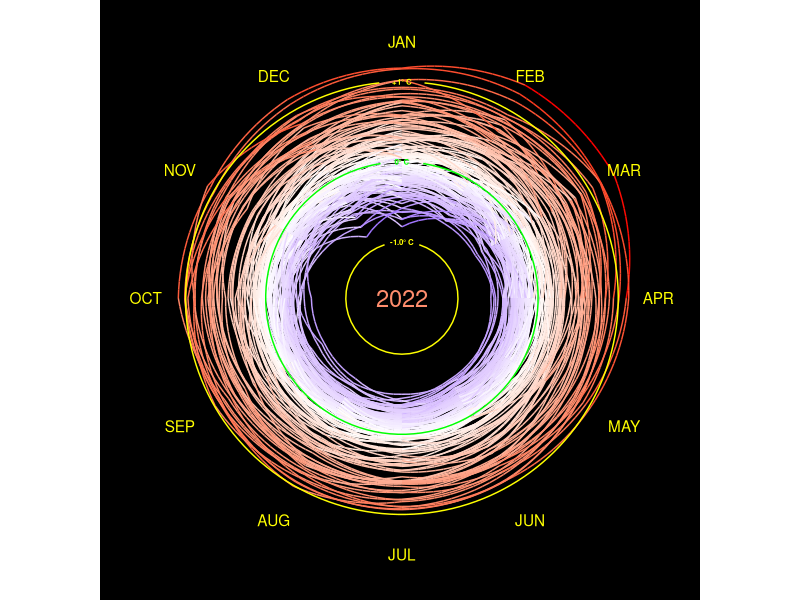
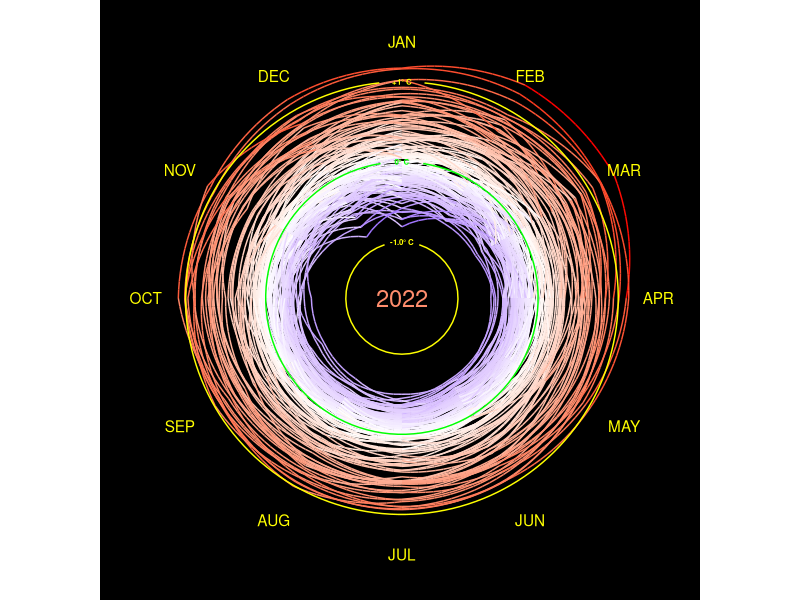

Generate these figures, in order, with R:
library(tidyverse)
library(gganimate)



# Plot: There are data in preceding year and next year.
# Need to create 3 separated dataframes

t_diff <- 
  read_csv("data/GLB.Ts+dSST.csv", skip = 1, na = "***") %>% #load CSV file, skip 1st rows
  select(year = Year, month.abb) %>% #month.abb is constant R build-in. which is the same as our datatype
  # Tidy dataframe by converting month in 1 column accept for year
  #Pivot dataframe for all columns except for year column, Give a name of month column
  pivot_longer(-year, names_to = "month", values_to = "t_diff") %>%
  drop_na() #Ignore NA value
  

# Create 3 Separated dataframe
# Create dataframe for preceding December
# last_dec <-
#   t_diff %>%
#   filter(month == "Dec") %>% #Filter December
#   mutate(year = year + 1,   #Calculate preceding year by using the original data
#          month = "last_Dec") #Rename Dec to last_Dec

# Create dataframe for next Jan
next_jan <-
  t_diff %>%
  filter(month == "Jan") %>% #Filter January
  mutate(year = year - 1,    # Add extra year
         month = "next_Jan") # Rename it

#Combine 3 dataframes
t_data <- 
  bind_rows(t_diff,next_jan) %>%
  mutate(month = factor(month, levels = c(month.abb, "next_Jan")), #Order months into numerical order rather than alphabet order, define month as a factor
         month_number = as.numeric(month)) %>% #Remove previous December to remove zero from dataframe
  arrange(year, month) %>% # arrange year and month       
  filter(year != 1879) %>% # we dont need 1879
  mutate(step_number = 1:nrow(.)) #Add row number. 1:nrow(.) means count from 1 to the end of row in this dataframe. need to count step over the row
  
  
  annotation <-
    t_data %>% #create new dataframe from 2022
    slice_max(year) %>%
    slice_max(month_number)
 
temp_line <- #Create text at specific position
  tibble(
    x = 1,
    y = c(1, 0, -1),
    labels = c("+1\u00B0 C","0\u00B0 C", "-1.0\u00B0 C")
  )

#Create dataframe for tangential month to the ciricle
month_label <-
  tibble(
    x = 1:12,
    labels = toupper(month.abb), #Convert month label to capital letters
    y = 1.5
  )

#Make dataframe for grid line and used in geom_segment
gridlines <- 
  tibble(
    x = c(1.2, 1.3, 1.6),
    xend = c(12.8, 12.7, 12.4),
    y = c(1, 0, -1),
    yend = y
  )
 
 #a <-  
  t_data %>% ggplot(aes(x = month_number, 
             y = t_diff, 
             group = year, 
             color = t_diff), #Let's coloring by temperature change. Previous version was colored by year
             inherit.aes = FALSE) +
    geom_label(aes(x = 1, y = -1.7, label = year),  #geom_label it provides a text with background
               fill = "black",
               label.size = 0,
               size = 6) +
  geom_line()+
  geom_segment(data = gridlines, # Add yellow line at -1,0,1 y intercept, use geom segment and make new dataframe
               aes(x = x, y = y,
                   xend = xend, yend = yend), 
               color = c("yellow", "green", "yellow"),
               inherit.aes = FALSE) + 
  geom_text(data = temp_line, aes(x = x, y = y, label = labels), #Add label and coloring
               color = c("yellow", "green", "yellow"), size = 2, fontface = "bold",
               inherit.aes = FALSE)+
  geom_text(data = month_label, aes(x = x, y = y, label = labels), # Add month label back to the position
              color = "yellow",
              inherit.aes = FALSE) +
  scale_y_continuous(limits = c(-2.0, 1.5),
                     expand = c(0,-0.3) # expand grid. First is an addition. Second is an multiplication.
                     ) + #Rescale y axis
  scale_color_gradient2(low = "blue", high = "red", mid = "white", midpoint = 0, #Change the color to continuous scale. Re-scale the legend
                        guide = "none") + #Remove legend 
  coord_polar(start = 0)+ #Set polar 5 minutes off. "start" measures thing in radius 
  labs(x = NULL, # Add label
      y = NULL,
      title = NULL) + 
  theme(
    panel.background = element_rect(fill = "black"), #Add black color and white border. Increase border line size
    plot.background = element_rect(fill = "black", color = "black"),
    panel.grid = element_blank(), # Remove grid line color
    axis.text.x = element_blank(),
    axis.text.y = element_blank(),
    axis.ticks = element_blank(),
    axis.title = element_blank(),
    plot.title = element_blank()
  )#+
   #transition_manual(frames = year, cumulative = TRUE)  #Add data and keep the old data in gganimate only
   
ggsave("figures/climate_spiral_trig.png", width = 4.155, height = 4.5, unit = "in", dpi = 300)
 
# animate(a, width = 4.155, height = 4.5, unit = "in", res = 300)
# anim_save("figures/climate_spiral_trig.gif")

# animate(a, width = 4.155, height = 4.5, unit = "in", res = 300,
#         renderer = av_renderer("figures/climate_trig.mp4")
# )
